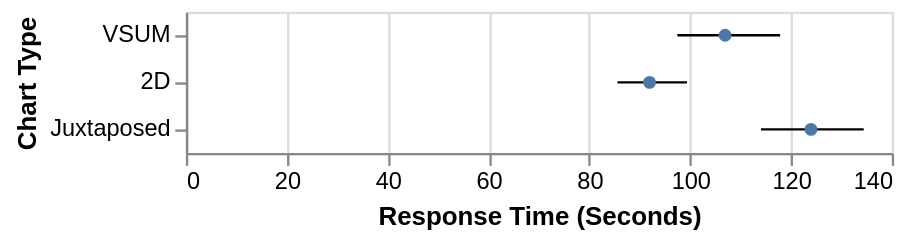

Describe this chart as a Vega-Lite specification.
### Vega-Lite specification from a JSON file in a GitHub repository (floating-point values rounded to 4 significant figures)
{"$schema": "https://vega.github.io/schema/vega-lite/v2.json", "data": {"values": [{"type": "VSUM", "mean": 106.9, "ci1": 97.46, "ci2": 117.9}, {"type": "2D", "mean": 91.96, "ci1": 85.59, "ci2": 99.38}, {"type": "Juxtaposed", "mean": 124.0, "ci1": 114.1, "ci2": 134.4}]}, "layer": [{"mark": "rule", "encoding": {"y": {"field": "type", "type": "ordinal", "title": "Chart Type", "scale": {"domain": ["VSUM", "2D", "Juxtaposed"]}}, "x": {"field": "ci1", "type": "quantitative", "title": "Response Time (Seconds)"}, "x2": {"field": "ci2", "type": "quantitative"}}}, {"mark": "circle", "encoding": {"y": {"field": "type", "type": "ordinal", "scale": {"domain": ["Juxtaposed", "2D", "VSUM"]}}, "x": {"field": "mean", "type": "quantitative"}, "opacity": {"value": 1}}}]}
